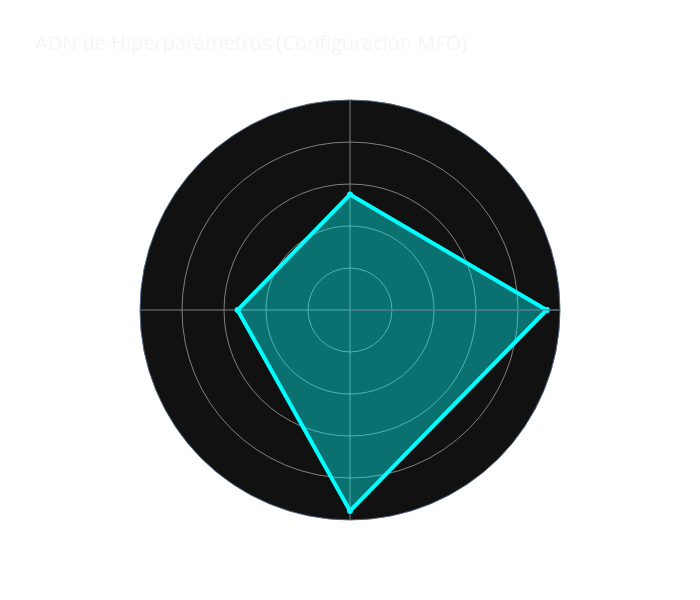

The notebook cell saved with this chart:
### Code cell
# --- GRÁFICO PERRÓN 3: RADAR DE HIPERPARÁMETROS (EL ADN DEL MODELO) ---
import plotly.graph_objects as go

# Limites que le diste al modelo (para escalar los valores de 0 a 1 visualmente)
max_vals = np.array([0.01, 0.5, 128, 64])
min_vals = np.array([0.0001, 0.1, 16, 8])

# Extraemos best_params del optimizador y los normalizamos
params_norm = (np.array(best_params) - min_vals) / (max_vals - min_vals)

categorias = ['Tasa de Aprendizaje (LR)', 'Tasa de Dropout', 'Neuronas Capa 1', 'Neuronas Capa 2']

fig = go.Figure()

# Trazar el polígono
fig.add_trace(go.Scatterpolar(
    r=np.append(params_norm, params_norm[0]), # Cerramos el polígono
    theta=categorias + [categorias[0]],
    fill='toself',
    fillcolor='rgba(0, 255, 255, 0.4)', # Color cian transparente
    line=dict(color='cyan', width=4),
    name='MFO Óptimo',
    hoverinfo='text',
    text=[f"Valor real: {v:.4f}" if i < 2 else f"Valor real: {int(v)}" for i, v in enumerate(np.append(best_params, best_params[0]))]
))

# Diseño sci-fi
fig.update_layout(
    polar=dict(
        radialaxis=dict(visible=True, range=[0, 1], showticklabels=False, gridcolor='gray'),
        angularaxis=dict(gridcolor='gray', tickfont=dict(size=14, color='white'))
    ),
    title=dict(text="ADN de Hiperparámetros (Configuración MFO)", font=dict(size=20)),
    template="plotly_dark",
    width=700, height=600,
    paper_bgcolor='rgba(0,0,0,0)',
    plot_bgcolor='rgba(0,0,0,0)'
)

fig.show()

### Figure 1 — Plotly figure (JSON) as saved in the notebook; plotly's stock layout.template omitted (floating-point values rounded to 4 significant figures)
{"data": [{"fill": "toself", "fillcolor": "rgba(0, 255, 255, 0.4)", "hoverinfo": "text", "line": {"color": "cyan", "width": 4}, "name": "MFO Óptimo", "r": [0.9364, 0.5501, 0.5353, 0.9572, 0.9364], "text": ["Valor real: 0.0094", "Valor real: 0.3200", "Valor real: 75", "Valor real: 61", "Valor real: 0"], "theta": ["Tasa de Aprendizaje (LR)", "Tasa de Dropout", "Neuronas Capa 1", "Neuronas Capa 2", "Tasa de Aprendizaje (LR)"], "type": "scatterpolar"}], "layout": {"height": 600, "paper_bgcolor": "rgba(0,0,0,0)", "plot_bgcolor": "rgba(0,0,0,0)", "polar": {"angularaxis": {"gridcolor": "gray", "tickfont": {"color": "white", "size": 14}}, "radialaxis": {"gridcolor": "gray", "range": [0, 1], "showticklabels": false, "visible": true}}, "title": {"font": {"size": 20}, "text": "ADN de Hiperparámetros (Configuración MFO)"}, "width": 700}}
